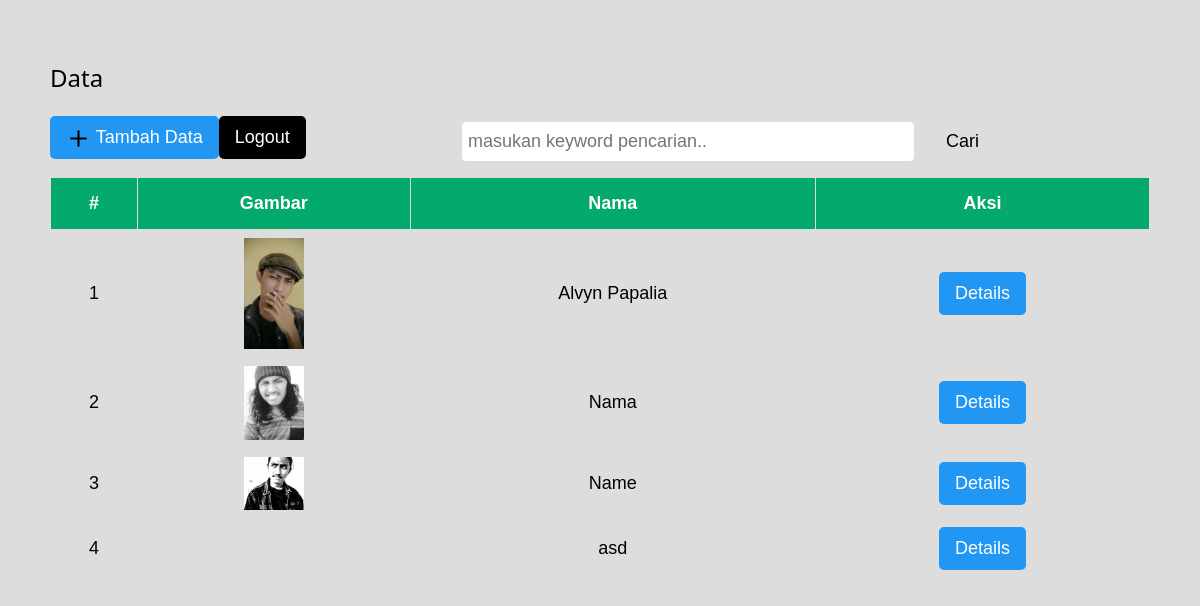
The app's page /index.php (signed in) with its own data.
### tables this page shows
CREATE TABLE `data` (
  `id` int(11) NOT NULL,
  `gambar` varchar(200) NOT NULL,
  `nama` varchar(200) NOT NULL,
  `email` varchar(100) NOT NULL,
  `hp` char(16) NOT NULL
);

### functions.php (called while the page is built, shortened)
<?php
function conn()
{
  return mysqli_connect('localhost', 'root', '', 'doc');
}
function query($query)
{
  $conn = conn();
  $result = mysqli_query($conn, $query);
  $rows = [];
  while ($row = mysqli_fetch_assoc($result)) {
    $rows[] = $row;
  }
  return $rows;
}

### index.php (the view, shortened to what this page needs)
<?php
require 'functions.php';
$data = query("SELECT * FROM data");
?>
<!DOCTYPE html>
<html lang="en">
<head>
  <link rel="stylesheet" href="w3schools/style.css">
  <link rel="stylesheet" href="css/style.css">
</head>
<body>
  <div class="container">
    <h3>Data</h3>
    <div class="nul">
      <span><a href="tambah.php"><button class="w3-button w3-blue"><img src="icon/plus.svg" alt=""> Tambah Data</button></a><a href="logout.php"><button class="w3-button log w3-black">Logout</button></a></span>
      <form action="" class="cari" method="POST">
        <input type="text" name="keyword" placeholder="masukan keyword pencarian.." size="40" autocomplete="off" autofocus>
        <button class="w3-button" type="submit" name="cari">Cari</button>
      </form>
    </div>
    <div class="tex">
      <table id="customers" border="1" cellpadding="10" cellspasicing="0">
        <thead>
          <tr>
            <th>#</th>
            <th>Gambar</th>
            <th>Nama</th>
            <th>Aksi</th>
          </tr>
        </thead>
        <?php $i = 1;
        foreach ($data as $d) : ?>
          <tbody>
            <tr>
              <td><?= $i++; ?></td>
              <td><img src="img/<?= $d['gambar']; ?>" alt=""></td>
              <td><?= $d['nama']; ?></td>
              <td>
                <a href="detail.php?id=<?= $d['id']; ?>"><button class="w3-button w3-blue">Details</button></a>
              </td>
            </tr>
          </tbody>
        <?php endforeach; ?>
      </table>
    </div>
  </div>
</body>
</html>

### w3schools/style.css (style rules this page uses)
html { box-sizing: border-box; }
*, *:before, *:after { box-sizing: inherit; }
html { -ms-text-size-adjust: 100%; -webkit-text-size-adjust: 100%; }
body { margin: 0; }
a { background-color: transparent; }
img { border-style: none; }
button, input, select, textarea, optgroup { font: inherit; margin: 0; }
button, input { overflow: visible; }
button, select { text-transform: none; }
button, [type="button"], [type="reset"], [type="submit"] { -webkit-appearance: button; }
html, body { font-family: Verdana, sans-serif; font-size: 15px; line-height: 1.5; }
html { overflow-x: hidden; }
h3 { font-size: 24px; }
h1, h2, h3, h4, h5, h6 { font-family: "Segoe UI", Arial, sans-serif; font-weight: 400; margin: 10px 0; }
img { vertical-align: middle; }
a { color: inherit; }
.w3-btn, .w3-button { border: none; display: inline-block; padding: 8px 16px; vertical-align: middle; overflow: hidden; text-decoration: none; color: inherit; background-color: inherit; text-align: center; cursor: pointer; white-space: nowrap; }
.w3-btn, .w3-button { -webkit-touch-callout: none; -webkit-user-select: none; -khtml-user-select: none; -moz-user-select: none; -ms-user-select: none; user-select: none; }
.w3-blue, .w3-hover-blue:hover { color: #fff !important; background-color: #2196f3 !important; }
.w3-black, .w3-hover-black:hover { color: #fff !important; background-color: #000 !important; }

### css/style.css (style rules this page uses)
* { margin: 0; padding: 0; }
img { width: 60px; }
body { background-color: #ddd; font-size: 18px; font-family: "Oswald", Arial, Helvetica, sans-serif; margin: 50px; }
.container { display: grid; gap: 10px; padding-bottom: 8rem; }
* { box-sizing: border-box; }
#customers { font-family: Arial, Helvetica, sans-serif; border-collapse: collapse; width: 100%; }
#customers td, #customers th { border: 1px solid #ddd; padding: 8px; }
#customers th { padding-top: 12px; padding-bottom: 12px; text-align: center; background-color: #04aa6d; color: white; }
a { text-decoration: none; }
button { border-radius: 5px; }
.tex table { text-align: center; }
.nul { display: flex; }
.nul .cari { margin: auto; }
.nul input { vertical-align: middle; margin: 5px 10px 5px 0; padding: 6px; background-color: #fff; border: 1px solid #ddd; border-radius: 5px; }
button img { width: 25px; }

### records on screen
data: gambar (picture), nama "Alvyn Papalia"
data: gambar (picture), nama "Nama"
data: gambar (picture), nama "Name"
data: nama "asd"
